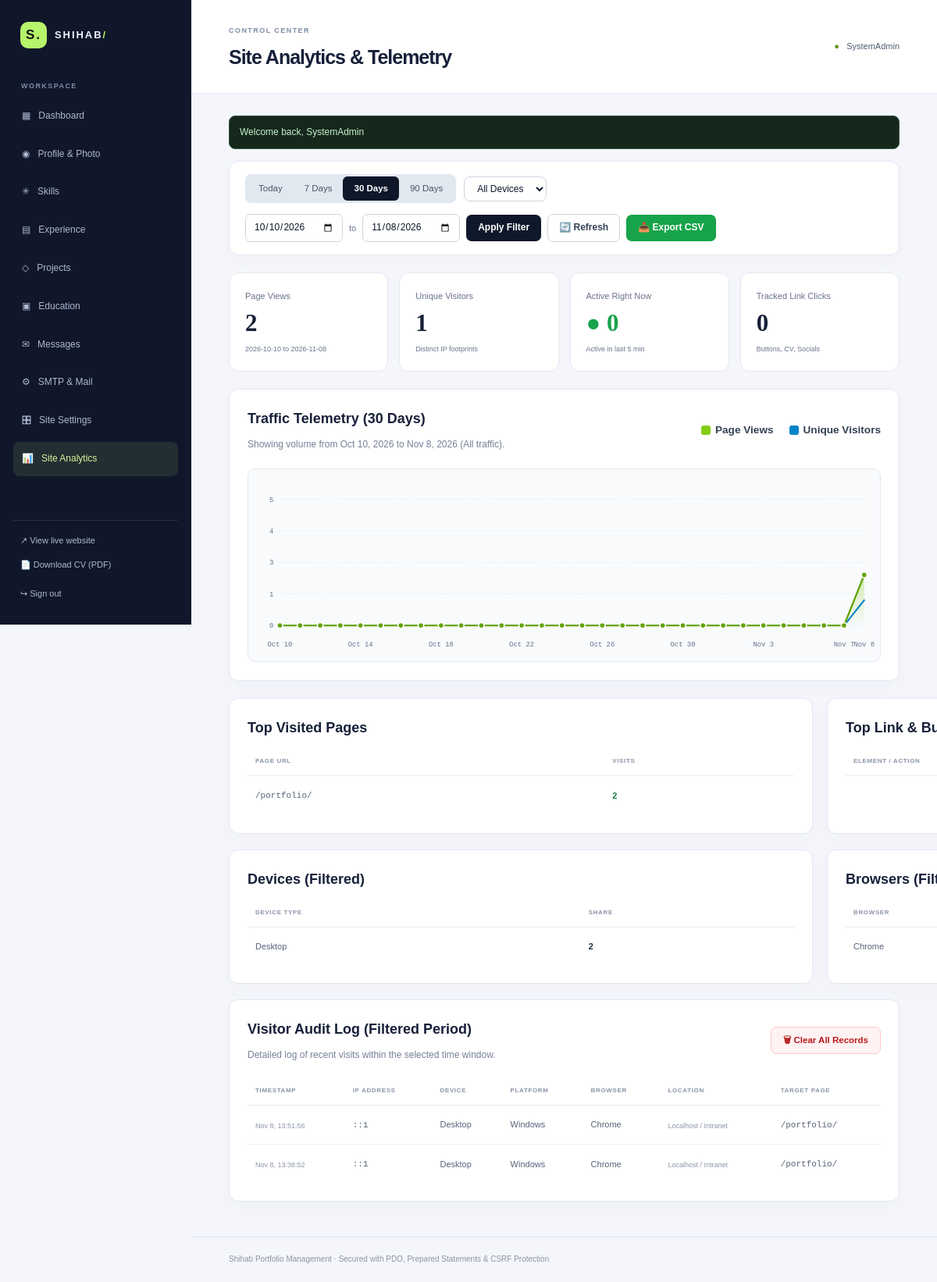
Page /admin/analytics (signed in) on the committed database.
### tables this page shows
CREATE TABLE `visitor_logs` (
  `id` bigint(20) UNSIGNED NOT NULL,
  `session_id` varchar(64) NOT NULL,
  `ip_address` varchar(45) NOT NULL,
  `user_agent` text DEFAULT NULL,
  `device_type` enum('Desktop','Mobile','Tablet','Bot') NOT NULL DEFAULT 'Desktop',
  `browser` varchar(50) NOT NULL DEFAULT 'Other',
  `platform` varchar(50) NOT NULL DEFAULT 'Other',
  `country` varchar(100) DEFAULT 'Localhost / Unknown',
  `city` varchar(100) DEFAULT 'Unknown',
  `page_url` varchar(255) NOT NULL,
  `referrer` varchar(255) DEFAULT NULL,
  `created_at` timestamp NOT NULL DEFAULT current_timestamp(),
  `last_activity` timestamp NOT NULL DEFAULT current_timestamp() ON UPDATE current_timestamp()
);

### config.php (called while the page is built, shortened)
<?php
function url(string $path = ''): string
{
    $envPath = $_ENV['SITE_BASE_PATH'] ?? null;
    if ($envPath !== null && $envPath !== '') {
        $base = rtrim($envPath, '/');
    } else {
        $docRoot = realpath($_SERVER['DOCUMENT_ROOT'] ?? '') ?: '';
        $dir = realpath(__DIR__) ?: '';
        $docRoot = str_replace('\\', '/', $docRoot);
        $dir = str_replace('\\', '/', $dir);
        if ($docRoot !== '' && str_starts_with($dir, $docRoot)) {
            $base = substr($dir, strlen($docRoot));
        } else {
            $base = '';
        }
    }
    $base = '/' . trim($base, '/');
    $normalized = ($base === '/') ? '' : $base;
    return $normalized . '/' . ltrim($path, '/');
}
function e(?string $value): string
{
    return htmlspecialchars((string)$value, ENT_QUOTES | ENT_SUBSTITUTE, 'UTF-8');
}

### admin/views/analytics.php (the view, shortened to what this page needs)
<?php
$chartWidth    = 1000;
$chartHeight   = 280;
$paddingTop    = 35;
$paddingBottom = 45;
$paddingLeft   = 50;
$paddingRight  = 25;
$plotWidth  = $chartWidth - $paddingLeft - $paddingRight;
$plotHeight = $chartHeight - $paddingTop - $paddingBottom;
$peak = 0;
foreach ($chartData as $pt) {
    if ($pt['views'] > $peak) $peak = $pt['views'];
}
if ($peak <= 5) {
    $maxVal = 5;
} elseif ($peak <= 20) {
    $maxVal = (int)(ceil($peak / 5) * 5);
} elseif ($peak <= 100) {
    $maxVal = (int)(ceil($peak / 10) * 10);
} else {
    $maxVal = (int)(ceil($peak / 50) * 50);
}
$count = count($chartData);
$stepX = $count > 1 ? ($plotWidth / ($count - 1)) : $plotWidth;
$viewCoords = [];
$uniqueCoords = [];
foreach ($chartData as $idx => $pt) {
    $x = $paddingLeft + ($idx * $stepX);
    $yView = $paddingTop + $plotHeight - (($pt['views'] / $maxVal) * $plotHeight);
    $yUnique = $paddingTop + $plotHeight - (($pt['uniques'] / $maxVal) * $plotHeight);
    $viewCoords[] = ['x' => $x, 'y' => $yView, 'data' => $pt];
    $uniqueCoords[] = ['x' => $x, 'y' => $yUnique, 'data' => $pt];
}
$viewPolyline = implode(' ', array_map(fn($c) => "{$c['x']},{$c['y']}", $viewCoords));
$uniquePolyline = implode(' ', array_map(fn($c) => "{$c['x']},{$c['y']}", $uniqueCoords));
$baselineY = $paddingTop + $plotHeight;
$viewArea = "{$paddingLeft},{$baselineY} " . $viewPolyline . " " . ($paddingLeft + max(0, $count - 1) * $stepX) . ",{$baselineY}";
$labelModulo = max(1, (int)ceil($count / 8));
?>
<div class="admin-panel" style="margin-top: 0; margin-bottom: 22px; padding: 16px 20px;">
    <form method="get" action="<?= e(url('admin/analytics')) ?>" style="display: flex; flex-wrap: wrap; align-items: center; justify-content: space-between; gap: 14px;">
        <div style="display: flex; flex-wrap: wrap; align-items: center; gap: 10px;">
            <div style="display: inline-flex; background: #e2e8f0; border-radius: 8px; padding: 3px;">
                <a href="<?= e(url('admin/analytics?period=today&device=' . urlencode($deviceFilter))) ?>"
                    style="padding: 6px 14px; font-size: 11.5px; text-decoration: none; border-radius: 6px; <?= $period === 'today' ? 'background: #0f172a; color: #fff; font-weight: 700;' : 'color: #475569;' ?>">
                    Today
                </a>
                <a href="<?= e(url('admin/analytics?period=7d&device=' . urlencode($deviceFilter))) ?>"
                    style="padding: 6px 14px; font-size: 11.5px; text-decoration: none; border-radius: 6px; <?= $period === '7d' ? 'background: #0f172a; color: #fff; font-weight: 700;' : 'color: #475569;' ?>">
                    7 Days
                </a>
                <a href="<?= e(url('admin/analytics?period=30d&device=' . urlencode($deviceFilter))) ?>"
                    style="padding: 6px 14px; font-size: 11.5px; text-decoration: none; border-radius: 6px; <?= $period === '30d' ? 'background: #0f172a; color: #fff; font-weight: 700;' : 'color: #475569;' ?>">
                    30 Days
                </a>
                <a href="<?= e(url('admin/analytics?period=90d&device=' . urlencode($deviceFilter))) ?>"
                    style="padding: 6px 14px; font-size: 11.5px; text-decoration: none; border-radius: 6px; <?= $period === '90d' ? 'background: #0f172a; color: #fff; font-weight: 700;' : 'color: #475569;' ?>">
                    90 Days
                </a>
            </div>
            <select name="device" onchange="this.form.submit()" style="background: #ffffff; border: 1px solid #cbd5e1; color: #0f172a; border-radius: 8px; padding: 7px 12px; font-size: 12px; cursor: pointer;">
                <option value="all" <?= $deviceFilter === 'all' ? 'selected' : '' ?>>All Devices</option>
            </select>
        </div>
        <div style="display: flex; flex-wrap: wrap; align-items: center; gap: 8px;">
            <input type="date" name="start_date" value="<?= e($start) ?>" style="background: #ffffff; border: 1px solid #cbd5e1; color: #0f172a; border-radius: 7px; padding: 6px 10px; font-size: 12px;">
            <span style="color: #64748b; font-size: 11px;">to</span>
            <input type="date" name="end_date" value="<?= e($end) ?>" style="background: #ffffff; border: 1px solid #cbd5e1; color: #0f172a; border-radius: 7px; padding: 6px 10px; font-size: 12px;">
            <button type="submit" style="background: #0f172a; border: none; color: #ffffff; padding: 7px 15px; font-size: 12px; border-radius: 7px; cursor: pointer; font-weight: 600;">
                Apply Filter
            </button>
            <a href="<?= e(url('admin/analytics?' . $filterQuery)) ?>" style="background: #ffffff; border: 1px solid #cbd5e1; color: #334155; padding: 7px 14px; font-size: 12px; border-radius: 7px; text-decoration: none; font-weight: 600; display: inline-flex; align-items: center; gap: 4px;" title="Reload dataset">
                🔄 Refresh
            </a>
            <a href="<?= e(url('admin/analytics?export=csv&' . $filterQuery)) ?>" style="background: #16a34a; border: none; color: #ffffff; padding: 7px 15px; font-size: 12px; border-radius: 7px; text-decoration: none; font-weight: 700;" target="_blank">
                📥 Export CSV
            </a>
        </div>
    </form>
</div>
<div class="stats-grid">
    <div class="stat-card">
        <span>Page Views</span>
        <strong><?= number_format($stats['total_views']) ?></strong>
        <small><?= e($start) ?> to <?= e($end) ?></small>
    </div>
    <div class="stat-card">
        <span>Unique Visitors</span>
        <strong><?= number_format($stats['unique_visitors']) ?></strong>
        <small>Distinct IP footprints</small>
    </div>
    <div class="stat-card">
        <span>Active Right Now</span>
        <strong style="color: #16a34a;">● <?= number_format($stats['active_visitors']) ?></strong>
        <small>Active in last 5 min</small>
    </div>
    <div class="stat-card">
        <span>Tracked Link Clicks</span>
        <strong><?= number_format($stats['total_clicks']) ?></strong>
        <small>Buttons, CV, Socials</small>
    </div>
</div>
<div class="admin-panel" style="margin-top: 0; margin-bottom: 22px;">
    <div style="display: flex; justify-content: space-between; align-items: center; margin-bottom: 1.25rem; flex-wrap: wrap; gap: 0.75rem;">
        <div>
            <h2>Traffic Telemetry (<?= (int)$count ?> Days)</h2>
            <p class="panel-hint" style="margin: 0;">Showing volume from <?= e(date('M j, Y', strtotime($start))) ?> to <?= e(date('M j, Y', strtotime($end))) ?> (<?= e(ucfirst($deviceFilter)) ?> traffic).</p>
        </div>
        <div style="display: flex; align-items: center; gap: 1.25rem; font-size: 0.85rem;">
            <span style="display: inline-flex; align-items: center; gap: 6px; color: #334155;">
                <span style="width: 12px; height: 12px; background: #84cc16; border-radius: 3px; display: inline-block;"></span>
                <strong>Page Views</strong>
            </span>
            <span style="display: inline-flex; align-items: center; gap: 6px; color: #334155;">
                <span style="width: 12px; height: 12px; background: #0284c7; border-radius: 3px; display: inline-block;"></span>
                <strong>Unique Visitors</strong>
            </span>
        </div>
    </div>
    <div style="position: relative; width: 100%; overflow-x: auto; background: #f8fafc; border: 1px solid #e2e8f0; border-radius: 10px; padding: 10px 0;">
        <svg viewBox="0 0 <?= $chartWidth ?> <?= $chartHeight ?>" style="width: 100%; height: auto; min-width: 650px; display: block; font-family: monospace;">
            <defs>
                <linearGradient id="viewsFillLight" x1="0" y1="0" x2="0" y2="1">
                    <stop offset="0%" stop-color="#84cc16" stop-opacity="0.35" />
                    <stop offset="100%" stop-color="#84cc16" stop-opacity="0.0" />
                </linearGradient>
            </defs>
            <?php for ($gridStep = 0; $gridStep <= 4; $gridStep++):
                $yVal = ($maxVal / 4) * $gridStep;
                $lineY = $paddingTop + $plotHeight - (($yVal / $maxVal) * $plotHeight);
            ?>
                <line x1="<?= $paddingLeft ?>" y1="<?= $lineY ?>" x2="<?= $chartWidth - $paddingRight ?>" y2="<?= $lineY ?>" stroke="#e2e8f0" stroke-dasharray="3 3" />
                <text x="<?= $paddingLeft - 10 ?>" y="<?= $lineY + 4 ?>" text-anchor="end" fill="#64748b" font-size="11"><?= (int)round($yVal) ?></text>
            <?php endfor; ?>
            <polygon points="<?= $viewArea ?>" fill="url(#viewsFillLight)" />
            <polyline fill="none" stroke="#0284c7" stroke-width="2.5" stroke-linecap="round" stroke-linejoin="round" points="<?= $uniquePolyline ?>" />
            <polyline fill="none" stroke="#65a30d" stroke-width="3" stroke-linecap="round" stroke-linejoin="round" points="<?= $viewPolyline ?>" />
            <?php foreach ($viewCoords as $i => $pt): ?>
                <circle cx="<?= $pt['x'] ?>" cy="<?= $pt['y'] ?>" r="4.5" fill="#65a30d" stroke="#ffffff" stroke-width="2">
                    <title><?= e((string)$pt['data']['label']) ?>: <?= (int)$pt['data']['views'] ?> views, <?= (int)$pt['data']['uniques'] ?> uniques</title>
                </circle>
            <?php endforeach; ?>
            <?php foreach ($chartData as $i => $pt): ?>
                <?php if ($i % $labelModulo === 0 || $i === $count - 1): ?>
                    <text x="<?= $paddingLeft + ($i * $stepX) ?>" y="<?= $chartHeight - 12 ?>" text-anchor="middle" fill="#64748b" font-size="11">
                        <?= e((string)$pt['label']) ?>
                    </text>
                <?php endif; ?>
            <?php endforeach; ?>
        </svg>
    </div>
</div>
<div class="dashboard-columns">
    <div class="admin-panel">
        <h2>Top Visited Pages</h2>
        <div class="table-scroll">
            <table class="admin-table">
                <thead>
                    <tr>
                        <th>Page URL</th>
                        <th>Visits</th>
                    </tr>
                </thead>
                <tbody>
                    <?php foreach ($pages as $p): ?>
                        <tr>
                            <td><code><?= e((string)$p['page_url']) ?></code></td>
                            <td><strong style="color: #15803d;"><?= (int)$p['visits'] ?></strong></td>
                        </tr>
                    <?php endforeach; ?>
                </tbody>
            </table>
        </div>
    </div>
    <div class="admin-panel">
        <h2>Top Link &amp; Button Clicks</h2>
        <div class="table-scroll">
            <table class="admin-table">
                <thead>
                    <tr>
                        <th>Element / Action</th>
                    </tr>
                </thead>
                <tbody>
                    <?php if (!$clicks): ?>
                        <tr>
                            <td colspan="3" style="color: #94a3b8; text-align: center; padding: 16px;">No click events logged yet.</td>
                        </tr>
                    <?php endif; ?>
                </tbody>
            </table>
        </div>
    </div>
</div>
<div class="dashboard-columns" style="margin-top: 20px;">
    <div class="admin-panel">
        <h2>Devices (Filtered)</h2>
        <table class="admin-table">
            <thead>
                <tr>
                    <th>Device Type</th>
                    <th>Share</th>
                </tr>
            </thead>
            <tbody>
                <?php foreach ($devices as $d): ?>
                    <tr>
                        <td><?= e((string)$d['device_type']) ?></td>
                        <td><strong><?= (int)$d['cnt'] ?></strong></td>
                    </tr>
                <?php endforeach; ?>
            </tbody>
        </table>
    </div>
    <div class="admin-panel">
        <h2>Browsers (Filtered)</h2>
        <table class="admin-table">
            <thead>
                <tr>
                    <th>Browser</th>
                </tr>
            </thead>
            <tbody>
                <?php foreach ($browsers as $b): ?>
                    <tr>
                        <td><?= e((string)$b['browser']) ?></td>
                    </tr>
                <?php endforeach; ?>
            </tbody>
        </table>
    </div>
</div>
<div class="admin-panel" style="margin-top: 20px;">
    <div style="display: flex; justify-content: space-between; align-items: center; margin-bottom: 1rem; flex-wrap: wrap; gap: 0.75rem;">
        <div>
            <h2>Visitor Audit Log (Filtered Period)</h2>
            <p class="panel-hint" style="margin: 0;">Detailed log of recent visits within the selected time window.</p>
        </div>
        <form method="post" action="<?= e(url('admin/analytics')) ?>" onsubmit="return confirm('⚠️ Are you sure you want to permanently clear ALL visitor and click telemetry records? This cannot be undone.')">
            <button type="submit" style="background: #fef2f2; border: 1px solid #fecaca; color: #b91c1c; padding: 7px 15px; font-size: 11.5px; border-radius: 7px; cursor: pointer; font-weight: 600;">
                🗑 Clear All Records
            </button>
        </form>
    </div>
    <div class="table-scroll">
        <table class="admin-table">
            <thead>
                <tr>
                    <th>Timestamp</th>
                    <th>IP Address</th>
                    <th>Device</th>
                    <th>Platform</th>
                    <th>Browser</th>
                    <th>Location</th>
                    <th>Target Page</th>
                </tr>
            </thead>
            <tbody>
                <?php foreach ($recentLogs as $log): ?>
                    <tr>
                        <td><small><?= e(date('M j, H:i:s', strtotime((string)$log['created_at']))) ?></small></td>
                        <td><code><?= e((string)$log['ip_address']) ?></code></td>
                        <td><?= e((string)$log['device_type']) ?></td>
                        <td><?= e((string)$log['platform']) ?></td>
                        <td><?= e((string)$log['browser']) ?></td>
                        <td><small><?= e((string)$log['country']) ?></small></td>
                        <td><code><?= e((string)$log['page_url']) ?></code></td>
                    </tr>
                <?php endforeach; ?>
            </tbody>
        </table>
    </div>
</div>

### rows in the picture
visitor_logs: created_at "Nov 8, 13:51:56", ip_address "::1", device_type "Desktop", platform "Windows", browser "Chrome", country "Localhost / Intranet", page_url "/portfolio/"
visitor_logs: created_at "Nov 8, 13:38:52", ip_address "::1", device_type "Desktop", platform "Windows", browser "Chrome", country "Localhost / Intranet", page_url "/portfolio/"

### other values in the picture
$title "Site Analytics & Telemetry"
$_SESSION['admin_username'] "SystemAdmin"
$f['message'] "Welcome back, SystemAdmin"
$stats['total_views'] "2"
$start "2026-10-10"
$end "2026-11-08"
$stats['unique_visitors'] "1"
$stats['active_visitors'] "0"
$stats['total_clicks'] "0"
$count "30"
date('M j, Y', strtotime($start)) "Oct 10, 2026"
date('M j, Y', strtotime($end)) "Nov 8, 2026"
$deviceFilter "All"
$yVal "0"
$yVal "1"
